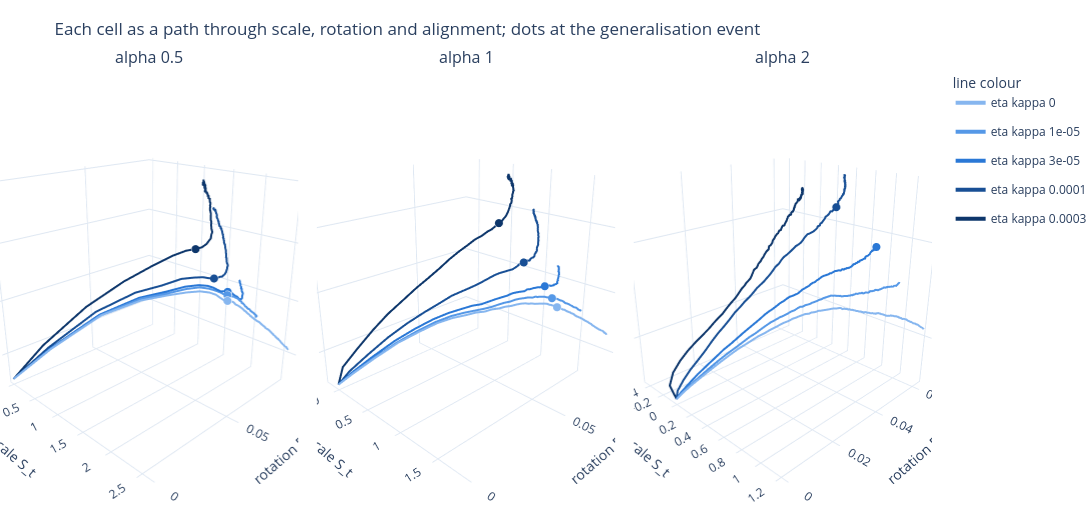

The notebook cell saved with this chart:
### Markdown cell above
## 3. Each cell as a path through scale, rotation and alignment

The three centred kernel terms as axes: scale, rotation and alignment. Every cell starts at zero scale and rotation with alignment near 0.09. Decay bends the paths towards smaller scale without lowering the alignment reached, and the generalisation dots of a panel cluster in rotation and alignment while spreading in scale.

### Code cell
# Three 3D scenes, one per alpha; each decay level is one path through (S, R, A) plus one dot at its generalisation event.
fig = make_subplots(rows=1, cols=3, specs=[[{"type": "scene"}] * 3], subplot_titles=[f"alpha {a:g}" for a in ALPHAS],
                    horizontal_spacing=0.02)
decay_colours = dict(zip(DECAYS, L.RAMP))
for col, a in enumerate(ALPHAS, start=1):
    for ek in DECAYS:
        run = grid[(a, ek)]
        h = run["history"]
        fig.add_trace(go.Scatter3d(x=h["S_c"], y=h["R_c"], z=h["A_t"], mode="lines", line=dict(color=decay_colours[ek], width=4),
                                   name=f"eta kappa {ek:g}", legendgroup=str(ek), showlegend=(col == 1), customdata=h["step"],
                                   hovertemplate="step %{customdata}<br>S %{x:.2f}<br>R %{y:.3f}<br>A %{z:.4f}<extra>alpha " + f"{a:g}, eta kappa {ek:g}</extra>"),
                      row=1, col=col)
        t = rows[(a, ek)]["t_test"]
        if t is not None:
            fig.add_trace(go.Scatter3d(x=[L.value_at_step(run, "S_c", t)], y=[L.value_at_step(run, "R_c", t)], z=[L.value_at_step(run, "A_t", t)],
                                       mode="markers", marker=dict(color=decay_colours[ek], size=5, line=dict(color="white", width=1)),
                                       legendgroup=str(ek), showlegend=False,
                                       hovertemplate=f"generalisation event at step {t}<br>S %{{x:.2f}}<br>R %{{y:.3f}}<br>A %{{z:.4f}}<extra>alpha {a:g}, eta kappa {ek:g}</extra>"),
                          row=1, col=col)
scene = dict(xaxis_title="scale S_t", yaxis_title="rotation R_t", zaxis_title="alignment A_t",
             camera=dict(eye=dict(x=1.6, y=-1.6, z=0.9)))
fig.update_layout(scene=scene, scene2=scene, scene3=scene, height=520, width=1250, template="plotly_white",
                  title="Each cell as a path through scale, rotation and alignment; dots at the generalisation event",
                  legend_title_text="line colour", margin=dict(t=70, b=10, l=0, r=0))
fig.show()

### Figure 1 — Plotly figure (JSON) as saved in the notebook; plotly's stock layout.template omitted (floating-point values rounded to 4 significant figures; data arrays with more than 128 entries replaced by an {"elided": "..."} marker saying what was removed)
{"data": [{"customdata": {"elided": "201 int values"}, "hovertemplate": "step %{customdata}<br>S %{x:.2f}<br>R %{y:.3f}<br>A %{z:.4f}<extra>alpha 0.5, eta kappa 0</extra>", "legendgroup": "0.0", "line": {"color": "#86b6ef", "width": 4}, "mode": "lines", "name": "eta kappa 0", "scene": "scene", "showlegend": true, "type": "scatter3d", "x": {"elided": "201 float values"}, "y": {"elided": "201 float values"}, "z": {"elided": "201 float values"}}, {"hovertemplate": "generalisation event at step 5500<br>S %{x:.2f}<br>R %{y:.3f}<br>A %{z:.4f}<extra>alpha 0.5, eta kappa 0</extra>", "legendgroup": "0.0", "marker": {"color": "#86b6ef", "line": {"color": "white", "width": 1}, "size": 5}, "mode": "markers", "scene": "scene", "showlegend": false, "type": "scatter3d", "x": [2.029], "y": [0.06827], "z": [0.1211]}, {"customdata": {"elided": "201 int values"}, "hovertemplate": "step %{customdata}<br>S %{x:.2f}<br>R %{y:.3f}<br>A %{z:.4f}<extra>alpha 0.5, eta kappa 1e-05</extra>", "legendgroup": "1e-05", "line": {"color": "#5598e7", "width": 4}, "mode": "lines", "name": "eta kappa 1e-05", "scene": "scene", "showlegend": true, "type": "scatter3d", "x": {"elided": "201 float values"}, "y": {"elided": "201 float values"}, "z": {"elided": "201 float values"}}, {"hovertemplate": "generalisation event at step 5500<br>S %{x:.2f}<br>R %{y:.3f}<br>A %{z:.4f}<extra>alpha 0.5, eta kappa 1e-05</extra>", "legendgroup": "1e-05", "marker": {"color": "#5598e7", "line": {"color": "white", "width": 1}, "size": 5}, "mode": "markers", "scene": "scene", "showlegend": false, "type": "scatter3d", "x": [2.002], "y": [0.0693], "z": [0.1227]}, {"customdata": {"elided": "201 int values"}, "hovertemplate": "step %{customdata}<br>S %{x:.2f}<br>R %{y:.3f}<br>A %{z:.4f}<extra>alpha 0.5, eta kappa 3e-05</extra>", "legendgroup": "3e-05", "line": {"color": "#2a78d6", "width": 4}, "mode": "lines", "name": "eta kappa 3e-05", "scene": "scene", "showlegend": true, "type": "scatter3d", "x": {"elided": "201 float values"}, "y": {"elided": "201 float values"}, "z": {"elided": "201 float values"}}, {"hovertemplate": "generalisation event at step 6000<br>S %{x:.2f}<br>R %{y:.3f}<br>A %{z:.4f}<extra>alpha 0.5, eta kappa 3e-05</extra>", "legendgroup": "3e-05", "marker": {"color": "#2a78d6", "line": {"color": "white", "width": 1}, "size": 5}, "mode": "markers", "scene": "scene", "showlegend": false, "type": "scatter3d", "x": [1.987], "y": [0.07007], "z": [0.1236]}, {"customdata": {"elided": "201 int values"}, "hovertemplate": "step %{customdata}<br>S %{x:.2f}<br>R %{y:.3f}<br>A %{z:.4f}<extra>alpha 0.5, eta kappa 0.0001</extra>", "legendgroup": "0.0001", "line": {"color": "#184f95", "width": 4}, "mode": "lines", "name": "eta kappa 0.0001", "scene": "scene", "showlegend": true, "type": "scatter3d", "x": {"elided": "201 float values"}, "y": {"elided": "201 float values"}, "z": {"elided": "201 float values"}}, {"hovertemplate": "generalisation event at step 4500<br>S %{x:.2f}<br>R %{y:.3f}<br>A %{z:.4f}<extra>alpha 0.5, eta kappa 0.0001</extra>", "legendgroup": "0.0001", "marker": {"color": "#184f95", "line": {"color": "white", "width": 1}, "size": 5}, "mode": "markers", "scene": "scene", "showlegend": false, "type": "scatter3d", "x": [1.812], "y": [0.06768], "z": [0.1277]}, {"customdata": {"elided": "201 int values"}, "hovertemplate": "step %{customdata}<br>S %{x:.2f}<br>R %{y:.3f}<br>A %{z:.4f}<extra>alpha 0.5, eta kappa 0.0003</extra>", "legendgroup": "0.0003", "line": {"color": "#0d366b", "width": 4}, "mode": "lines", "name": "eta kappa 0.0003", "scene": "scene", "showlegend": true, "type": "scatter3d", "x": {"elided": "201 float values"}, "y": {"elided": "201 float values"}, "z": {"elided": "201 float values"}}, {"hovertemplate": "generalisation event at step 3500<br>S %{x:.2f}<br>R %{y:.3f}<br>A %{z:.4f}<extra>alpha 0.5, eta kappa 0.0003</extra>", "legendgroup": "0.0003", "marker": {"color": "#0d366b", "line": {"color": "white", "width": 1}, "size": 5}, "mode": "markers", "scene": "scene", "showlegend": false, "type": "scatter3d", "x": [1.46], "y": [0.06894], "z": [0.1357]}, {"customdata": {"elided": "201 int values"}, "hovertemplate": "step %{customdata}<br>S %{x:.2f}<br>R %{y:.3f}<br>A %{z:.4f}<extra>alpha 1, eta kappa 0</extra>", "legendgroup": "0.0", "line": {"color": "#86b6ef", "width": 4}, "mode": "lines", "name": "eta kappa 0", "scene": "scene2", "showlegend": false, "type": "scatter3d", "x": {"elided": "201 float values"}, "y": {"elided": "201 float values"}, "z": {"elided": "201 float values"}}, {"hovertemplate": "generalisation event at step 17000<br>S %{x:.2f}<br>R %{y:.3f}<br>A %{z:.4f}<extra>alpha 1, eta kappa 0</extra>", "legendgroup": "0.0", "marker": {"color": "#86b6ef", "line": {"color": "white", "width": 1}, "size": 5}, "mode": "markers", "scene": "scene2", "showlegend": false, "type": "scatter3d", "x": [1.492], "y": [0.06307], "z": [0.1163]}, {"customdata": {"elided": "201 int values"}, "hovertemplate": "step %{customdata}<br>S %{x:.2f}<br>R %{y:.3f}<br>A %{z:.4f}<extra>alpha 1, eta kappa 1e-05</extra>", "legendgroup": "1e-05", "line": {"color": "#5598e7", "width": 4}, "mode": "lines", "name": "eta kappa 1e-05", "scene": "scene2", "showlegend": false, "type": "scatter3d", "x": {"elided": "201 float values"}, "y": {"elided": "201 float values"}, "z": {"elided": "201 float values"}}, {"hovertemplate": "generalisation event at step 16000<br>S %{x:.2f}<br>R %{y:.3f}<br>A %{z:.4f}<extra>alpha 1, eta kappa 1e-05</extra>", "legendgroup": "1e-05", "marker": {"color": "#5598e7", "line": {"color": "white", "width": 1}, "size": 5}, "mode": "markers", "scene": "scene2", "showlegend": false, "type": "scatter3d", "x": [1.417], "y": [0.06363], "z": [0.1184]}, {"customdata": {"elided": "201 int values"}, "hovertemplate": "step %{customdata}<br>S %{x:.2f}<br>R %{y:.3f}<br>A %{z:.4f}<extra>alpha 1, eta kappa 3e-05</extra>", "legendgroup": "3e-05", "line": {"color": "#2a78d6", "width": 4}, "mode": "lines", "name": "eta kappa 3e-05", "scene": "scene2", "showlegend": false, "type": "scatter3d", "x": {"elided": "201 float values"}, "y": {"elided": "201 float values"}, "z": {"elided": "201 float values"}}, {"hovertemplate": "generalisation event at step 14500<br>S %{x:.2f}<br>R %{y:.3f}<br>A %{z:.4f}<extra>alpha 1, eta kappa 3e-05</extra>", "legendgroup": "3e-05", "marker": {"color": "#2a78d6", "line": {"color": "white", "width": 1}, "size": 5}, "mode": "markers", "scene": "scene2", "showlegend": false, "type": "scatter3d", "x": [1.317], "y": [0.06397], "z": [0.1214]}, {"customdata": {"elided": "201 int values"}, "hovertemplate": "step %{customdata}<br>S %{x:.2f}<br>R %{y:.3f}<br>A %{z:.4f}<extra>alpha 1, eta kappa 0.0001</extra>", "legendgroup": "0.0001", "line": {"color": "#184f95", "width": 4}, "mode": "lines", "name": "eta kappa 0.0001", "scene": "scene2", "showlegend": false, "type": "scatter3d", "x": {"elided": "201 float values"}, "y": {"elided": "201 float values"}, "z": {"elided": "201 float values"}}, {"hovertemplate": "generalisation event at step 10000<br>S %{x:.2f}<br>R %{y:.3f}<br>A %{z:.4f}<extra>alpha 1, eta kappa 0.0001</extra>", "legendgroup": "0.0001", "marker": {"color": "#184f95", "line": {"color": "white", "width": 1}, "size": 5}, "mode": "markers", "scene": "scene2", "showlegend": false, "type": "scatter3d", "x": [1.059], "y": [0.06311], "z": [0.1274]}, {"customdata": {"elided": "201 int values"}, "hovertemplate": "step %{customdata}<br>S %{x:.2f}<br>R %{y:.3f}<br>A %{z:.4f}<extra>alpha 1, eta kappa 0.0003</extra>", "legendgroup": "0.0003", "line": {"color": "#0d366b", "width": 4}, "mode": "lines", "name": "eta kappa 0.0003", "scene": "scene2", "showlegend": false, "type": "scatter3d", "x": {"elided": "201 float values"}, "y": {"elided": "201 float values"}, "z": {"elided": "201 float values"}}, {"hovertemplate": "generalisation event at step 8500<br>S %{x:.2f}<br>R %{y:.3f}<br>A %{z:.4f}<extra>alpha 1, eta kappa 0.0003</extra>", "legendgroup": "0.0003", "marker": {"color": "#0d366b", "line": {"color": "white", "width": 1}, "size": 5}, "mode": "markers", "scene": "scene2", "showlegend": false, "type": "scatter3d", "x": [0.6169], "y": [0.06762], "z": [0.1368]}, {"customdata": {"elided": "201 int values"}, "hovertemplate": "step %{customdata}<br>S %{x:.2f}<br>R %{y:.3f}<br>A %{z:.4f}<extra>alpha 2, eta kappa 0</extra>", "legendgroup": "0.0", "line": {"color": "#86b6ef", "width": 4}, "mode": "lines", "name": "eta kappa 0", "scene": "scene3", "showlegend": false, "type": "scatter3d", "x": {"elided": "201 float values"}, "y": {"elided": "201 float values"}, "z": {"elided": "201 float values"}}, {"customdata": {"elided": "201 int values"}, "hovertemplate": "step %{customdata}<br>S %{x:.2f}<br>R %{y:.3f}<br>A %{z:.4f}<extra>alpha 2, eta kappa 1e-05</extra>", "legendgroup": "1e-05", "line": {"color": "#5598e7", "width": 4}, "mode": "lines", "name": "eta kappa 1e-05", "scene": "scene3", "showlegend": false, "type": "scatter3d", "x": {"elided": "201 float values"}, "y": {"elided": "201 float values"}, "z": {"elided": "201 float values"}}, {"customdata": {"elided": "201 int values"}, "hovertemplate": "step %{customdata}<br>S %{x:.2f}<br>R %{y:.3f}<br>A %{z:.4f}<extra>alpha 2, eta kappa 3e-05</extra>", "legendgroup": "3e-05", "line": {"color": "#2a78d6", "width": 4}, "mode": "lines", "name": "eta kappa 3e-05", "scene": "scene3", "showlegend": false, "type": "scatter3d", "x": {"elided": "201 float values"}, "y": {"elided": "201 float values"}, "z": {"elided": "201 float values"}}, {"hovertemplate": "generalisation event at step 95000<br>S %{x:.2f}<br>R %{y:.3f}<br>A %{z:.4f}<extra>alpha 2, eta kappa 3e-05</extra>", "legendgroup": "3e-05", "marker": {"color": "#2a78d6", "line": {"color": "white", "width": 1}, "size": 5}, "mode": "markers", "scene": "scene3", "showlegend": false, "type": "scatter3d", "x": [0.7351], "y": [0.06], "z": [0.1174]}, {"customdata": {"elided": "201 int values"}, "hovertemplate": "step %{customdata}<br>S %{x:.2f}<br>R %{y:.3f}<br>A %{z:.4f}<extra>alpha 2, eta kappa 0.0001</extra>", "legendgroup": "0.0001", "line": {"color": "#184f95", "width": 4}, "mode": "lines", "name": "eta kappa 0.0001", "scene": "scene3", "showlegend": false, "type": "scatter3d", "x": {"elided": "201 float values"}, "y": {"elided": "201 float values"}, "z": {"elided": "201 float values"}}, {"hovertemplate": "generalisation event at step 31500<br>S %{x:.2f}<br>R %{y:.3f}<br>A %{z:.4f}<extra>alpha 2, eta kappa 0.0001</extra>", "legendgroup": "0.0001", "marker": {"color": "#184f95", "line": {"color": "white", "width": 1}, "size": 5}, "mode": "markers", "scene": "scene3", "showlegend": false, "type": "scatter3d", "x": [0.3606], "y": [0.05666], "z": [0.1246]}, {"customdata": {"elided": "201 int values"}, "hovertemplate": "step %{customdata}<br>S %{x:.2f}<br>R %{y:.3f}<br>A %{z:.4f}<extra>alpha 2, eta kappa 0.0003</extra>", "legendgroup": "0.0003", "line": {"color": "#0d366b", "width": 4}, "mode": "lines", "name": "eta kappa 0.0003", "scene": "scene3", "showlegend": false, "type": "scatter3d", "x": {"elided": "201 float values"}, "y": {"elided": "201 float values"}, "z": {"elided": "201 float values"}}], "layout": {"annotations": [{"font": {"size": 16}, "showarrow": false, "text": "alpha 0.5", "x": 0.16, "xanchor": "center", "xref": "paper", "y": 1, "yanchor": "bottom", "yref": "paper"}, {"font": {"size": 16}, "showarrow": false, "text": "alpha 1", "x": 0.5, "xanchor": "center", "xref": "paper", "y": 1, "yanchor": "bottom", "yref": "paper"}, {"font": {"size": 16}, "showarrow": false, "text": "alpha 2", "x": 0.84, "xanchor": "center", "xref": "paper", "y": 1, "yanchor": "bottom", "yref": "paper"}], "height": 520, "legend": {"title": {"text": "line colour"}}, "margin": {"b": 10, "l": 0, "r": 0, "t": 70}, "scene": {"camera": {"eye": {"x": 1.6, "y": -1.6, "z": 0.9}}, "domain": {"x": [0, 0.32], "y": [0, 1]}, "xaxis": {"title": {"text": "scale S_t"}}, "yaxis": {"title": {"text": "rotation R_t"}}, "zaxis": {"title": {"text": "alignment A_t"}}}, "scene2": {"camera": {"eye": {"x": 1.6, "y": -1.6, "z": 0.9}}, "domain": {"x": [0.34, 0.66], "y": [0, 1]}, "xaxis": {"title": {"text": "scale S_t"}}, "yaxis": {"title": {"text": "rotation R_t"}}, "zaxis": {"title": {"text": "alignment A_t"}}}, "scene3": {"camera": {"eye": {"x": 1.6, "y": -1.6, "z": 0.9}}, "domain": {"x": [0.68, 1], "y": [0, 1]}, "xaxis": {"title": {"text": "scale S_t"}}, "yaxis": {"title": {"text": "rotation R_t"}}, "zaxis": {"title": {"text": "alignment A_t"}}}, "title": {"text": "Each cell as a path through scale, rotation and alignment; dots at the generalisation event"}, "width": 1250}}
